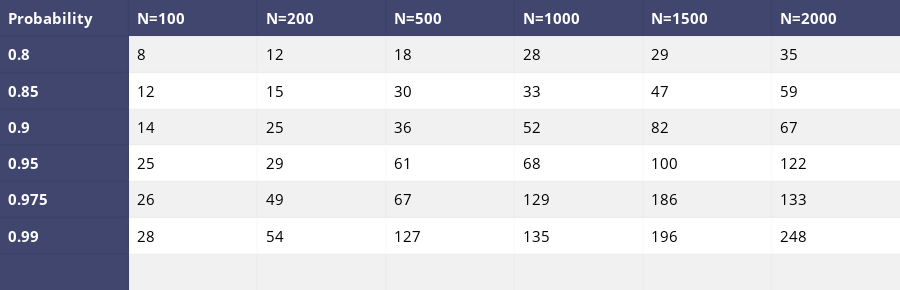

Notebook code cell kept with this figure:
### Code cell
data_matrix = [['Probability', 'N=100','N=200','N=500','N=1000','N=1500','N=2000'],
               ['0.8']+list1ua,
               ['0.85']+list2ua,
               ['0.9']+list3ua,
               ['0.95']+list4ua,
               ['0.975']+list5ua,
               ['0.99']+list6ua,
               ['','','','','','','']
               ]

table = ff.create_table(data_matrix,index=True, index_title='Date')
for i in range(len(table.layout.annotations)):
    table.layout.annotations[i].font.size = 15
iplot(table, filename='simple_table')

### Figure 1 — Plotly figure (JSON) as saved in the notebook; plotly's stock layout.template omitted (floating-point values rounded to 4 significant figures)
{"data": [{"colorscale": [[0, "#00083e"], [0.5, "#ededee"], [1, "#ffffff"]], "hoverinfo": "none", "opacity": 0.75, "showscale": false, "type": "heatmap", "z": [[0, 0, 0, 0, 0, 0, 0], [0, 0.5, 0.5, 0.5, 0.5, 0.5, 0.5], [0, 1, 1, 1, 1, 1, 1], [0, 0.5, 0.5, 0.5, 0.5, 0.5, 0.5], [0, 1, 1, 1, 1, 1, 1], [0, 0.5, 0.5, 0.5, 0.5, 0.5, 0.5], [0, 1, 1, 1, 1, 1, 1], [0, 0.5, 0.5, 0.5, 0.5, 0.5, 0.5]]}], "layout": {"annotations": [{"align": "left", "font": {"color": "#ffffff", "size": 15}, "showarrow": false, "text": "<b>Probability</b>", "x": -0.45, "xanchor": "left", "xref": "x1", "y": 0, "yref": "y1"}, {"align": "left", "font": {"color": "#ffffff", "size": 15}, "showarrow": false, "text": "<b>N=100</b>", "x": 0.55, "xanchor": "left", "xref": "x1", "y": 0, "yref": "y1"}, {"align": "left", "font": {"color": "#ffffff", "size": 15}, "showarrow": false, "text": "<b>N=200</b>", "x": 1.55, "xanchor": "left", "xref": "x1", "y": 0, "yref": "y1"}, {"align": "left", "font": {"color": "#ffffff", "size": 15}, "showarrow": false, "text": "<b>N=500</b>", "x": 2.55, "xanchor": "left", "xref": "x1", "y": 0, "yref": "y1"}, {"align": "left", "font": {"color": "#ffffff", "size": 15}, "showarrow": false, "text": "<b>N=1000</b>", "x": 3.55, "xanchor": "left", "xref": "x1", "y": 0, "yref": "y1"}, {"align": "left", "font": {"color": "#ffffff", "size": 15}, "showarrow": false, "text": "<b>N=1500</b>", "x": 4.55, "xanchor": "left", "xref": "x1", "y": 0, "yref": "y1"}, {"align": "left", "font": {"color": "#ffffff", "size": 15}, "showarrow": false, "text": "<b>N=2000</b>", "x": 5.55, "xanchor": "left", "xref": "x1", "y": 0, "yref": "y1"}, {"align": "left", "font": {"color": "#ffffff", "size": 15}, "showarrow": false, "text": "<b>0.8</b>", "x": -0.45, "xanchor": "left", "xref": "x1", "y": 1, "yref": "y1"}, {"align": "left", "font": {"color": "#000000", "size": 15}, "showarrow": false, "text": "8", "x": 0.55, "xanchor": "left", "xref": "x1", "y": 1, "yref": "y1"}, {"align": "left", "font": {"color": "#000000", "size": 15}, "showarrow": false, "text": "12", "x": 1.55, "xanchor": "left", "xref": "x1", "y": 1, "yref": "y1"}, {"align": "left", "font": {"color": "#000000", "size": 15}, "showarrow": false, "text": "18", "x": 2.55, "xanchor": "left", "xref": "x1", "y": 1, "yref": "y1"}, {"align": "left", "font": {"color": "#000000", "size": 15}, "showarrow": false, "text": "28", "x": 3.55, "xanchor": "left", "xref": "x1", "y": 1, "yref": "y1"}, {"align": "left", "font": {"color": "#000000", "size": 15}, "showarrow": false, "text": "29", "x": 4.55, "xanchor": "left", "xref": "x1", "y": 1, "yref": "y1"}, {"align": "left", "font": {"color": "#000000", "size": 15}, "showarrow": false, "text": "35", "x": 5.55, "xanchor": "left", "xref": "x1", "y": 1, "yref": "y1"}, {"align": "left", "font": {"color": "#ffffff", "size": 15}, "showarrow": false, "text": "<b>0.85</b>", "x": -0.45, "xanchor": "left", "xref": "x1", "y": 2, "yref": "y1"}, {"align": "left", "font": {"color": "#000000", "size": 15}, "showarrow": false, "text": "12", "x": 0.55, "xanchor": "left", "xref": "x1", "y": 2, "yref": "y1"}, {"align": "left", "font": {"color": "#000000", "size": 15}, "showarrow": false, "text": "15", "x": 1.55, "xanchor": "left", "xref": "x1", "y": 2, "yref": "y1"}, {"align": "left", "font": {"color": "#000000", "size": 15}, "showarrow": false, "text": "30", "x": 2.55, "xanchor": "left", "xref": "x1", "y": 2, "yref": "y1"}, {"align": "left", "font": {"color": "#000000", "size": 15}, "showarrow": false, "text": "33", "x": 3.55, "xanchor": "left", "xref": "x1", "y": 2, "yref": "y1"}, {"align": "left", "font": {"color": "#000000", "size": 15}, "showarrow": false, "text": "47", "x": 4.55, "xanchor": "left", "xref": "x1", "y": 2, "yref": "y1"}, {"align": "left", "font": {"color": "#000000", "size": 15}, "showarrow": false, "text": "59", "x": 5.55, "xanchor": "left", "xref": "x1", "y": 2, "yref": "y1"}, {"align": "left", "font": {"color": "#ffffff", "size": 15}, "showarrow": false, "text": "<b>0.9</b>", "x": -0.45, "xanchor": "left", "xref": "x1", "y": 3, "yref": "y1"}, {"align": "left", "font": {"color": "#000000", "size": 15}, "showarrow": false, "text": "14", "x": 0.55, "xanchor": "left", "xref": "x1", "y": 3, "yref": "y1"}, {"align": "left", "font": {"color": "#000000", "size": 15}, "showarrow": false, "text": "25", "x": 1.55, "xanchor": "left", "xref": "x1", "y": 3, "yref": "y1"}, {"align": "left", "font": {"color": "#000000", "size": 15}, "showarrow": false, "text": "36", "x": 2.55, "xanchor": "left", "xref": "x1", "y": 3, "yref": "y1"}, {"align": "left", "font": {"color": "#000000", "size": 15}, "showarrow": false, "text": "52", "x": 3.55, "xanchor": "left", "xref": "x1", "y": 3, "yref": "y1"}, {"align": "left", "font": {"color": "#000000", "size": 15}, "showarrow": false, "text": "82", "x": 4.55, "xanchor": "left", "xref": "x1", "y": 3, "yref": "y1"}, {"align": "left", "font": {"color": "#000000", "size": 15}, "showarrow": false, "text": "67", "x": 5.55, "xanchor": "left", "xref": "x1", "y": 3, "yref": "y1"}, {"align": "left", "font": {"color": "#ffffff", "size": 15}, "showarrow": false, "text": "<b>0.95</b>", "x": -0.45, "xanchor": "left", "xref": "x1", "y": 4, "yref": "y1"}, {"align": "left", "font": {"color": "#000000", "size": 15}, "showarrow": false, "text": "25", "x": 0.55, "xanchor": "left", "xref": "x1", "y": 4, "yref": "y1"}, {"align": "left", "font": {"color": "#000000", "size": 15}, "showarrow": false, "text": "29", "x": 1.55, "xanchor": "left", "xref": "x1", "y": 4, "yref": "y1"}, {"align": "left", "font": {"color": "#000000", "size": 15}, "showarrow": false, "text": "61", "x": 2.55, "xanchor": "left", "xref": "x1", "y": 4, "yref": "y1"}, {"align": "left", "font": {"color": "#000000", "size": 15}, "showarrow": false, "text": "68", "x": 3.55, "xanchor": "left", "xref": "x1", "y": 4, "yref": "y1"}, {"align": "left", "font": {"color": "#000000", "size": 15}, "showarrow": false, "text": "100", "x": 4.55, "xanchor": "left", "xref": "x1", "y": 4, "yref": "y1"}, {"align": "left", "font": {"color": "#000000", "size": 15}, "showarrow": false, "text": "122", "x": 5.55, "xanchor": "left", "xref": "x1", "y": 4, "yref": "y1"}, {"align": "left", "font": {"color": "#ffffff", "size": 15}, "showarrow": false, "text": "<b>0.975</b>", "x": -0.45, "xanchor": "left", "xref": "x1", "y": 5, "yref": "y1"}, {"align": "left", "font": {"color": "#000000", "size": 15}, "showarrow": false, "text": "26", "x": 0.55, "xanchor": "left", "xref": "x1", "y": 5, "yref": "y1"}, {"align": "left", "font": {"color": "#000000", "size": 15}, "showarrow": false, "text": "49", "x": 1.55, "xanchor": "left", "xref": "x1", "y": 5, "yref": "y1"}, {"align": "left", "font": {"color": "#000000", "size": 15}, "showarrow": false, "text": "67", "x": 2.55, "xanchor": "left", "xref": "x1", "y": 5, "yref": "y1"}, {"align": "left", "font": {"color": "#000000", "size": 15}, "showarrow": false, "text": "129", "x": 3.55, "xanchor": "left", "xref": "x1", "y": 5, "yref": "y1"}, {"align": "left", "font": {"color": "#000000", "size": 15}, "showarrow": false, "text": "186", "x": 4.55, "xanchor": "left", "xref": "x1", "y": 5, "yref": "y1"}, {"align": "left", "font": {"color": "#000000", "size": 15}, "showarrow": false, "text": "133", "x": 5.55, "xanchor": "left", "xref": "x1", "y": 5, "yref": "y1"}, {"align": "left", "font": {"color": "#ffffff", "size": 15}, "showarrow": false, "text": "<b>0.99</b>", "x": -0.45, "xanchor": "left", "xref": "x1", "y": 6, "yref": "y1"}, {"align": "left", "font": {"color": "#000000", "size": 15}, "showarrow": false, "text": "28", "x": 0.55, "xanchor": "left", "xref": "x1", "y": 6, "yref": "y1"}, {"align": "left", "font": {"color": "#000000", "size": 15}, "showarrow": false, "text": "54", "x": 1.55, "xanchor": "left", "xref": "x1", "y": 6, "yref": "y1"}, {"align": "left", "font": {"color": "#000000", "size": 15}, "showarrow": false, "text": "127", "x": 2.55, "xanchor": "left", "xref": "x1", "y": 6, "yref": "y1"}, {"align": "left", "font": {"color": "#000000", "size": 15}, "showarrow": false, "text": "135", "x": 3.55, "xanchor": "left", "xref": "x1", "y": 6, "yref": "y1"}, {"align": "left", "font": {"color": "#000000", "size": 15}, "showarrow": false, "text": "196", "x": 4.55, "xanchor": "left", "xref": "x1", "y": 6, "yref": "y1"}, {"align": "left", "font": {"color": "#000000", "size": 15}, "showarrow": false, "text": "248", "x": 5.55, "xanchor": "left", "xref": "x1", "y": 6, "yref": "y1"}, {"align": "left", "font": {"color": "#ffffff", "size": 15}, "showarrow": false, "text": "<b></b>", "x": -0.45, "xanchor": "left", "xref": "x1", "y": 7, "yref": "y1"}, {"align": "left", "font": {"color": "#000000", "size": 15}, "showarrow": false, "text": "", "x": 0.55, "xanchor": "left", "xref": "x1", "y": 7, "yref": "y1"}, {"align": "left", "font": {"color": "#000000", "size": 15}, "showarrow": false, "text": "", "x": 1.55, "xanchor": "left", "xref": "x1", "y": 7, "yref": "y1"}, {"align": "left", "font": {"color": "#000000", "size": 15}, "showarrow": false, "text": "", "x": 2.55, "xanchor": "left", "xref": "x1", "y": 7, "yref": "y1"}, {"align": "left", "font": {"color": "#000000", "size": 15}, "showarrow": false, "text": "", "x": 3.55, "xanchor": "left", "xref": "x1", "y": 7, "yref": "y1"}, {"align": "left", "font": {"color": "#000000", "size": 15}, "showarrow": false, "text": "", "x": 4.55, "xanchor": "left", "xref": "x1", "y": 7, "yref": "y1"}, {"align": "left", "font": {"color": "#000000", "size": 15}, "showarrow": false, "text": "", "x": 5.55, "xanchor": "left", "xref": "x1", "y": 7, "yref": "y1"}], "height": 290, "margin": {"b": 0, "l": 0, "r": 0, "t": 0}, "xaxis": {"dtick": 1, "gridwidth": 2, "showticklabels": false, "tick0": -0.5, "ticks": "", "zeroline": false}, "yaxis": {"autorange": "reversed", "dtick": 1, "gridwidth": 2, "showticklabels": false, "tick0": 0.5, "ticks": "", "zeroline": false}}}
